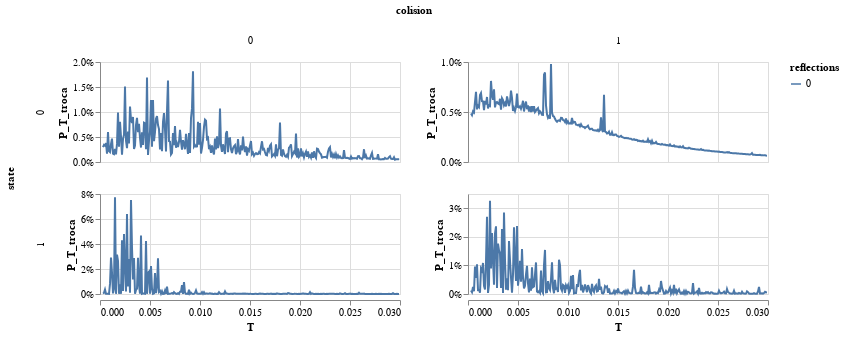

The notebook cell saved with this chart:
### Code cell
alt.Chart(db_mean).mark_line().encode(
    x = 'T',
    y = alt.Y('P_T_troca').axis(format = '%'),
    row = 'state:N',
    column = 'colision:N',
    color = 'reflections:N'
).properties(height = 100).resolve_scale(y = 'independent')

### Figure 1 — Vega-Lite specification as saved in the notebook (floating-point values rounded to 4 significant figures; data arrays with more than 128 entries replaced by an {"elided": "..."} marker saying what was removed)
{"config": {"view": {"continuousWidth": 300, "continuousHeight": 300}}, "data": {"name": "data-f8dd1ba3654934fadc1c90fac4120184"}, "mark": {"type": "line"}, "encoding": {"color": {"field": "reflections", "type": "nominal"}, "column": {"field": "colision", "type": "nominal"}, "row": {"field": "state", "type": "nominal"}, "x": {"field": "T", "type": "quantitative"}, "y": {"axis": {"format": "%"}, "field": "P_T_troca", "type": "quantitative"}}, "height": 100, "resolve": {"scale": {"y": "independent"}}, "$schema": "https://vega.github.io/schema/vega-lite/v5.17.0.json", "datasets": {"data-f8dd1ba3654934fadc1c90fac4120184": {"elided": "1188 records"}}}
